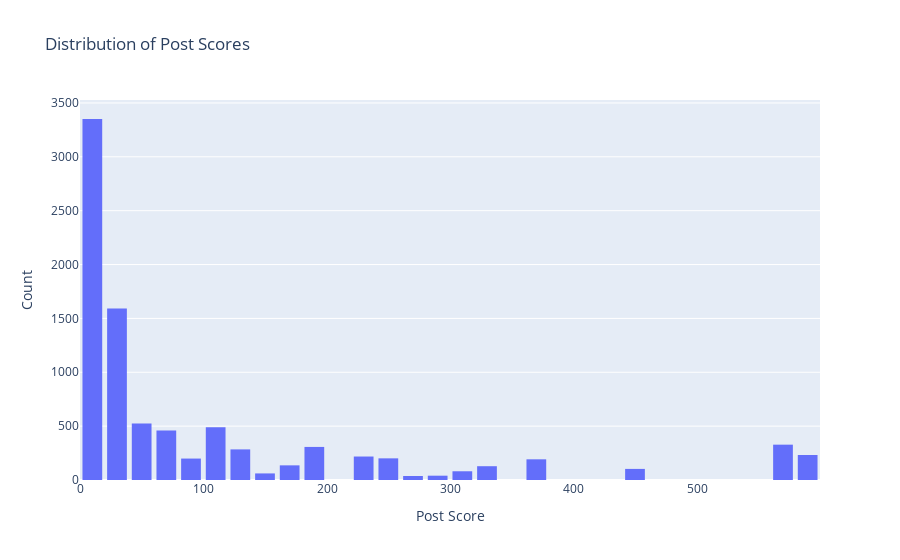
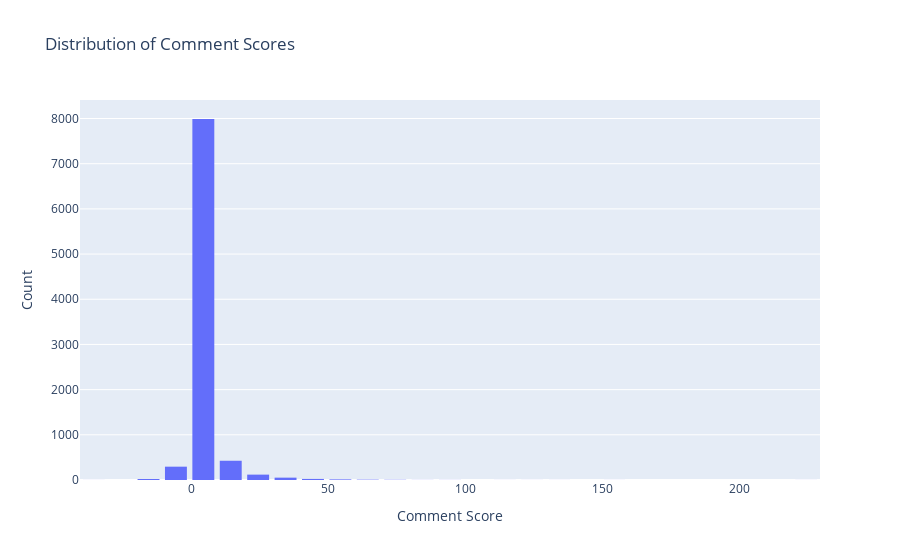

Notebook code for these charts, in order:
### Markdown cell above
## Exploratory Data Analysis

### Code cell
data['post_created_utc'] = pd.to_datetime(data['post_created_utc'])
data['comment_created_utc'] = pd.to_datetime(data['comment_created_utc'])

fig_post_scores = px.histogram(data, x='post_score', nbins=50, title='Distribution of Post Scores')
fig_post_scores.update_layout(xaxis_title='Post Score', yaxis_title='Count', bargap=0.2)
fig_comment_scores = px.histogram(data, x='comment_score', nbins=50, title='Distribution of Comment Scores')
fig_comment_scores.update_layout(xaxis_title='Comment Score', yaxis_title='Count', bargap=0.2)

fig_post_scores.show()
fig_comment_scores.show()

### Figure 1 — Plotly figure (JSON) as saved in the notebook; plotly's stock layout.template omitted (floating-point values rounded to 4 significant figures; data arrays with more than 128 entries replaced by an {"elided": "..."} marker saying what was removed)
{"data": [{"alignmentgroup": "True", "bingroup": "x", "hovertemplate": "post_score=%{x}<br>count=%{y}<extra></extra>", "legendgroup": "", "marker": {"color": "#636efa", "pattern": {"shape": ""}}, "name": "", "nbinsx": 50, "offsetgroup": "", "orientation": "v", "showlegend": false, "type": "histogram", "x": {"elided": "8964 int values"}, "xaxis": "x", "yaxis": "y"}], "layout": {"bargap": 0.2, "barmode": "relative", "legend": {"tracegroupgap": 0}, "title": {"text": "Distribution of Post Scores"}, "xaxis": {"anchor": "y", "domain": [0, 1], "title": {"text": "Post Score"}}, "yaxis": {"anchor": "x", "domain": [0, 1], "title": {"text": "Count"}}}}

### Figure 2 — Plotly figure (JSON) as saved in the notebook; plotly's stock layout.template omitted (floating-point values rounded to 4 significant figures; data arrays with more than 128 entries replaced by an {"elided": "..."} marker saying what was removed)
{"data": [{"alignmentgroup": "True", "bingroup": "x", "hovertemplate": "comment_score=%{x}<br>count=%{y}<extra></extra>", "legendgroup": "", "marker": {"color": "#636efa", "pattern": {"shape": ""}}, "name": "", "nbinsx": 50, "offsetgroup": "", "orientation": "v", "showlegend": false, "type": "histogram", "x": {"elided": "8964 int values"}, "xaxis": "x", "yaxis": "y"}], "layout": {"bargap": 0.2, "barmode": "relative", "legend": {"tracegroupgap": 0}, "title": {"text": "Distribution of Comment Scores"}, "xaxis": {"anchor": "y", "domain": [0, 1], "title": {"text": "Comment Score"}}, "yaxis": {"anchor": "x", "domain": [0, 1], "title": {"text": "Count"}}}}
